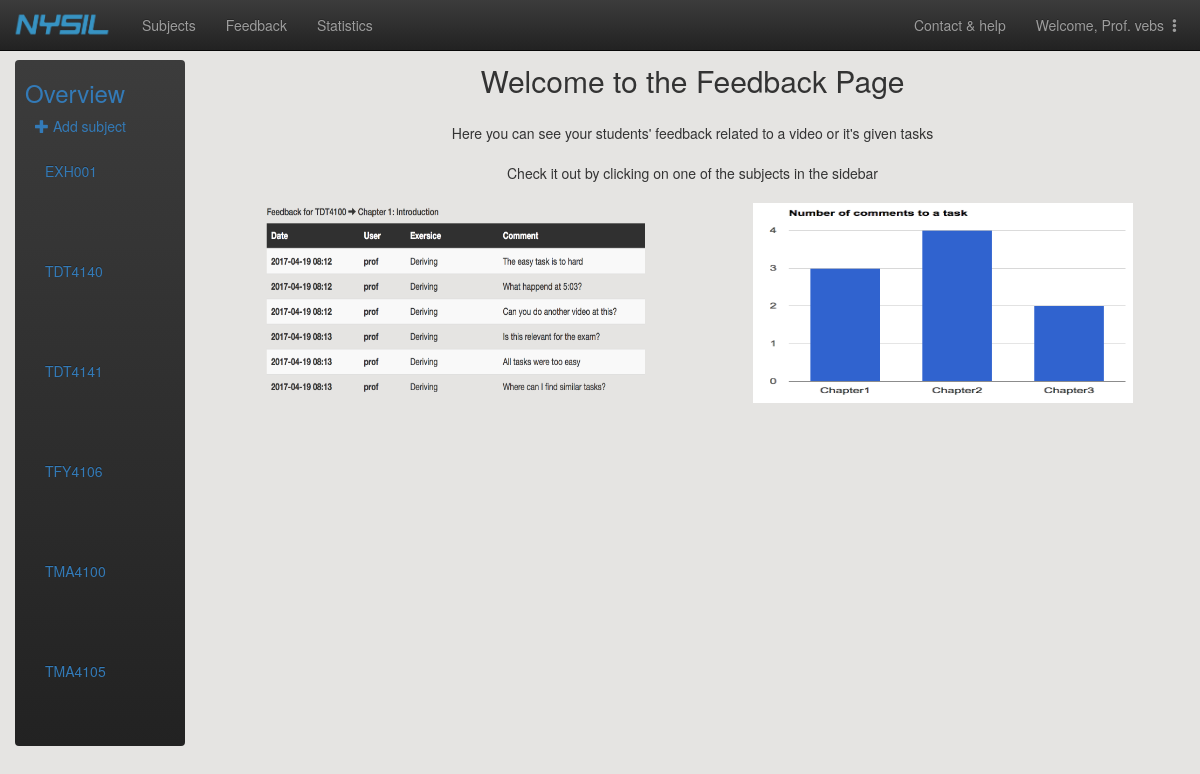
Page /adminpage/tilbakemeldinger/ (signed in) on the committed database.
### main/models.py (models this page shows)
class Subject(models.Model):
    subject_code = models.CharField(max_length=20, primary_key=True) # primary key
    subject_name = models.CharField(max_length=30)
    professor_firstname = models.CharField(max_length=30)
    professor_lastname = models.CharField(max_length=30)
    professor_email = models.EmailField()
    class Meta:
        ordering = ['subject_code']
    def __str__(self):
        return self.subject_code
    def get_full_name(self):
        return self.professor_firstname + " " + self.professor_lastname
    get_full_name.short_description = 'Professor' # headline of professor-column in the admin-table

### adminpage/views.py (the view)
# urls.py: url(r'^tilbakemeldinger/(?P<subject_pk>[A-Za-z0-9]+)/$', views.chapters, name="chapters"),
def tilbakemeldinger(req):
    user = req.user
    subjects = Subject.objects.all()
    context = {'subjects':subjects}
    if user.is_staff==True:
        return render(req, 'adminpage/tilbakemeldinger.html', context)
    else:
        return HttpResponseRedirect(reverse('main:index'))

### adminpage/templates/adminpage/tilbakemeldinger.html (shortened to what this page needs)
{% extends 'adminpage/admin_header.html' %}
{% load static %}
{% block content %}
    <div class="container-fluid">
      <div class="row">
        <div class="col-sm-3 col-md-2 sidebar">
          <ul class="nav nav-sidebar navbar-inverse">
              <li ><p id="id_fagoversikt"><h3 id="id_fagoversikt_text" style="color:#337AB7;margin-left:10px">Overview</h3><span class="sr-only">(current)</span></p></li>
              <p class="center-large" style="margin-left:20px"><a href="{% url 'adminpage:new_subject' %}"><span class="glyphicon glyphicon-plus"></span>  Add subject</a></p>
                {% for subject in subjects %}
                <div class="collapse navbar-collapse" id="id_subject_overview_menu">
                    <ul class="nav navbar-nav navbar-left" style="width:120px">
                      <li style="float:left">
                          <a href="{% url 'adminpage:chapters' subject_pk=subject.pk %}" style="color:#337AB7;width:150px">
                              {{ subject }}
                          </a>
                      </li>
                    </ul>
                    <ul class="nav navbar-nav navbar-right" id="id_nav_drop" style="width:-10px">
                        <li class="dropdown">
                        </li>
                    </ul>
                 </div>
                {% endfor %}
          </ul>
        </div>
    {% block extension %}
    <div class="container-fluid" style="text-align: center;">
      <div style="font-size: 30px">
        Welcome to the Feedback Page
      </div>
      <br>
      <div>
        Here you can see your students' feedback related to a video or it's given tasks
        <br>
        <br>
        Check it out by clicking on one of the subjects in the sidebar
      </div>
      <br>
    <div class="col-md-4" style="margin-left: 50px">
      <img src="{% static 'adminpage/img/feedback.png'%}" style="width: 380px; height: 200px">
    </div>
    <div class="col-md-1"></div>
    <div class="col-md-4">
      <img src="{% static 'adminpage/img/graph.png'%}" style="width: 380px; height: 200px">
    </div>
    </div>
    {% endblock %}
    </div>
</div>
{% endblock%}

### adminpage/templates/adminpage/admin_header.html (shortened to what this page needs)
<!DOCTYPE html>
<html lang="en">
<head>
    {% load static %}
    <link rel="stylesheet" href="{% static 'adminpage/css/customize.css' %}" type="text/css">
	<link rel="stylesheet" href="https://maxcdn.bootstrapcdn.com/bootstrap/3.3.7/css/bootstrap.min.css"
>
	<link rel="stylesheet" href="https://maxcdn.bootstrapcdn.com/bootstrap/3.3.7/css/bootstrap-theme.min.css"
>
    <link rel="stylesheet" href="{% static 'main/css/header.css'%}" type = "text/css"/>
</head>
<body class="body" style="background-color: #E5E4E2;">
<div id="wrapper">
        <br>
        <br>
        <br>
        <nav class="navbar navbar-inverse navbar-fixed-top">
            <div class="container-fluid">
                <div class="navbar-header">
                    <a href="{% url 'main:index' %}" class="navbar-brand"><img src="{% static 'main/img/ny_logo.png'%}" style="width:100px;height:27px;margin-top:-4px;margin-left:-3px"></a>
                </div>
                <div class="collapse navbar-collapse" id="mainNavBar">
                    <ul class="nav navbar-nav">
                        <li><a href="{% url 'adminpage:subject_overview' %}">Subjects</a></li>
                        <li><a href="{% url 'adminpage:tilbakemeldinger' %}">Feedback</a></li>
                        <li><a href="{% url 'stats:statistics_index'%}">Statistics</a></li>
                    </ul>
                    <ul class="nav navbar-nav navbar-right">
                        <li><a href="#">Contact & help</a></li>
                        <li class="dropdown">
                            <li class="dropdown">
                                <a href="#" class="dropdown-toggle" data-toggle="dropdown" style="margin-right: 15px">
                                    Welcome, Prof. {{user}}
                                    <span class="glyphicon glyphicon-option-vertical" style="width:2px;height:2px"></span></a>
                            </li>
				        </li>
                    </ul>
                </div>
            </div>
        </nav>
    </div>
    {% block content %}{% endblock%}
<footer id="footer">
</footer>
</body>

### main/static/main/css/header.css (style rules this page uses)
#footer { position:absolute; bottom:0; width:100%; height:60px; padding: 15px; }

### rows in the picture
Subject: subject_code "EXH001"
Subject: subject_code "TDT4140"
Subject: subject_code "TDT4141"
Subject: subject_code "TFY4106"
Subject: subject_code "TMA4100"
Subject: subject_code "TMA4105"

### other values in the picture
{{ user }} "vebs"
